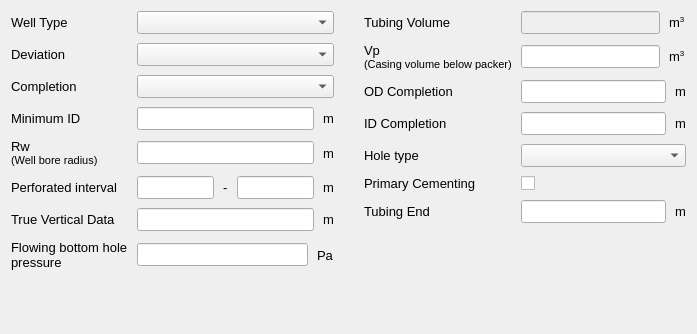
<?xml version="1.0" encoding="UTF-8"?>
<ui version="4.0">
 <class>WellDataForm</class>
 <widget class="QWidget" name="WellDataForm">
  <property name="geometry">
   <rect>
    <x>0</x>
    <y>0</y>
    <width>697</width>
    <height>334</height>
   </rect>
  </property>
  <property name="sizePolicy">
   <sizepolicy hsizetype="Preferred" vsizetype="Preferred">
    <horstretch>0</horstretch>
    <verstretch>0</verstretch>
   </sizepolicy>
  </property>
  <property name="minimumSize">
   <size>
    <width>0</width>
    <height>0</height>
   </size>
  </property>
  <property name="maximumSize">
   <size>
    <width>16777215</width>
    <height>16777215</height>
   </size>
  </property>
  <property name="font">
   <font>
    <family>MS Shell Dlg 2</family>
    <pointsize>10</pointsize>
   </font>
  </property>
  <property name="windowTitle">
   <string>Form</string>
  </property>
  <property name="locale">
   <locale language="English" country="UnitedStates"/>
  </property>
  <layout class="QGridLayout" name="gridLayout" columnstretch="1,1">
   <property name="horizontalSpacing">
    <number>30</number>
   </property>
   <property name="verticalSpacing">
    <number>9</number>
   </property>
   <item row="0" column="0">
    <layout class="QFormLayout" name="formLayout">
     <property name="horizontalSpacing">
      <number>9</number>
     </property>
     <property name="verticalSpacing">
      <number>9</number>
     </property>
     <item row="0" column="0">
      <widget class="QLabel" name="wd_well_type_label">
       <property name="text">
        <string notr="true">Well Type</string>
       </property>
      </widget>
     </item>
     <item row="0" column="1">
      <widget class="QComboBox" name="wd_well_type_combobox"/>
     </item>
     <item row="1" column="0">
      <widget class="QLabel" name="wd_deviation_label">
       <property name="font">
        <font>
         <family>MS Shell Dlg 2</family>
         <pointsize>10</pointsize>
         <weight>50</weight>
         <italic>false</italic>
         <bold>false</bold>
        </font>
       </property>
       <property name="text">
        <string notr="true">Deviation</string>
       </property>
      </widget>
     </item>
     <item row="1" column="1">
      <widget class="QComboBox" name="wd_deviation_combobox"/>
     </item>
     <item row="2" column="0">
      <widget class="QLabel" name="wd_completion_type_label">
       <property name="font">
        <font>
         <family>MS Shell Dlg 2</family>
         <pointsize>10</pointsize>
         <weight>50</weight>
         <italic>false</italic>
         <bold>false</bold>
        </font>
       </property>
       <property name="text">
        <string notr="true">Completion</string>
       </property>
      </widget>
     </item>
     <item row="2" column="1">
      <widget class="QComboBox" name="wd_completion_type_combobox"/>
     </item>
     <item row="3" column="0">
      <widget class="QLabel" name="wd_min_inside_diameter_label">
       <property name="font">
        <font>
         <family>MS Shell Dlg 2</family>
         <pointsize>10</pointsize>
         <weight>50</weight>
         <italic>false</italic>
         <bold>false</bold>
        </font>
       </property>
       <property name="text">
        <string notr="true">Minimum ID</string>
       </property>
      </widget>
     </item>
     <item row="4" column="0">
      <widget class="QLabel" name="wd_well_bore_radius_label">
       <property name="font">
        <font>
         <family>MS Shell Dlg 2</family>
         <pointsize>10</pointsize>
         <weight>50</weight>
         <italic>false</italic>
         <bold>false</bold>
        </font>
       </property>
       <property name="text">
        <string notr="true">Rw&lt;br/&gt;&lt;span style=&quot; font-size:8pt;&quot;&gt;(Well bore radius)&lt;/span&gt;</string>
       </property>
       <property name="textFormat">
        <enum>Qt::RichText</enum>
       </property>
      </widget>
     </item>
     <item row="5" column="0">
      <widget class="QLabel" name="wd_perforated_interval_label">
       <property name="font">
        <font>
         <family>MS Shell Dlg 2</family>
         <pointsize>10</pointsize>
         <weight>50</weight>
         <italic>false</italic>
         <bold>false</bold>
        </font>
       </property>
       <property name="text">
        <string notr="true">Perforated interval</string>
       </property>
      </widget>
     </item>
     <item row="5" column="1">
      <layout class="QHBoxLayout" name="horizontalLayout">
       <item>
        <widget class="QLineEdit" name="wd_perforated_interval_begin_lineedit">
         <property name="sizePolicy">
          <sizepolicy hsizetype="Expanding" vsizetype="Fixed">
           <horstretch>0</horstretch>
           <verstretch>0</verstretch>
          </sizepolicy>
         </property>
         <property name="font">
          <font>
           <family>MS Shell Dlg 2</family>
           <pointsize>10</pointsize>
           <weight>50</weight>
           <italic>false</italic>
           <bold>false</bold>
          </font>
         </property>
        </widget>
       </item>
       <item>
        <widget class="QLabel" name="perforatedIntervalDashLabel">
         <property name="text">
          <string>-</string>
         </property>
        </widget>
       </item>
       <item>
        <widget class="QLineEdit" name="wd_perforated_interval_end_lineedit">
         <property name="sizePolicy">
          <sizepolicy hsizetype="Expanding" vsizetype="Fixed">
           <horstretch>0</horstretch>
           <verstretch>0</verstretch>
          </sizepolicy>
         </property>
        </widget>
       </item>
       <item>
        <widget class="QLabel" name="wd_perforated_interval_unit_label">
         <property name="sizePolicy">
          <sizepolicy hsizetype="Fixed" vsizetype="Preferred">
           <horstretch>0</horstretch>
           <verstretch>0</verstretch>
          </sizepolicy>
         </property>
         <property name="text">
          <string>m</string>
         </property>
        </widget>
       </item>
      </layout>
     </item>
     <item row="6" column="0">
      <widget class="QLabel" name="wd_total_depth_label">
       <property name="font">
        <font>
         <family>MS Shell Dlg 2</family>
         <pointsize>10</pointsize>
         <weight>50</weight>
         <italic>false</italic>
         <bold>false</bold>
        </font>
       </property>
       <property name="text">
        <string notr="true">True Vertical Data</string>
       </property>
      </widget>
     </item>
     <item row="7" column="0">
      <widget class="QLabel" name="wd_flowing_bottom_hole_pressure_label">
       <property name="text">
        <string notr="true">Flowing bottom hole pressure</string>
       </property>
       <property name="wordWrap">
        <bool>true</bool>
       </property>
      </widget>
     </item>
     <item row="3" column="1">
      <layout class="QHBoxLayout" name="horizontalLayout_2">
       <item>
        <widget class="QLineEdit" name="wd_min_inside_diameter_lineedit">
         <property name="sizePolicy">
          <sizepolicy hsizetype="Preferred" vsizetype="Fixed">
           <horstretch>0</horstretch>
           <verstretch>0</verstretch>
          </sizepolicy>
         </property>
        </widget>
       </item>
       <item>
        <widget class="QLabel" name="wd_min_inside_diameter_unit_label">
         <property name="sizePolicy">
          <sizepolicy hsizetype="Fixed" vsizetype="Preferred">
           <horstretch>0</horstretch>
           <verstretch>0</verstretch>
          </sizepolicy>
         </property>
         <property name="text">
          <string>m</string>
         </property>
        </widget>
       </item>
      </layout>
     </item>
     <item row="4" column="1">
      <layout class="QHBoxLayout" name="horizontalLayout_3">
       <item>
        <widget class="QLineEdit" name="wd_well_bore_radius_lineedit">
         <property name="sizePolicy">
          <sizepolicy hsizetype="Preferred" vsizetype="Fixed">
           <horstretch>0</horstretch>
           <verstretch>0</verstretch>
          </sizepolicy>
         </property>
        </widget>
       </item>
       <item>
        <widget class="QLabel" name="wd_well_bore_radius_unit_label">
         <property name="sizePolicy">
          <sizepolicy hsizetype="Fixed" vsizetype="Preferred">
           <horstretch>0</horstretch>
           <verstretch>0</verstretch>
          </sizepolicy>
         </property>
         <property name="text">
          <string>m</string>
         </property>
        </widget>
       </item>
      </layout>
     </item>
     <item row="6" column="1">
      <layout class="QHBoxLayout" name="horizontalLayout_4">
       <item>
        <widget class="QLineEdit" name="wd_total_depth_lineedit">
         <property name="sizePolicy">
          <sizepolicy hsizetype="Preferred" vsizetype="Fixed">
           <horstretch>0</horstretch>
           <verstretch>0</verstretch>
          </sizepolicy>
         </property>
         <property name="font">
          <font>
           <family>MS Shell Dlg 2</family>
           <pointsize>10</pointsize>
           <weight>50</weight>
           <italic>false</italic>
           <bold>false</bold>
          </font>
         </property>
        </widget>
       </item>
       <item>
        <widget class="QLabel" name="wd_total_depth_unit_label">
         <property name="sizePolicy">
          <sizepolicy hsizetype="Fixed" vsizetype="Preferred">
           <horstretch>0</horstretch>
           <verstretch>0</verstretch>
          </sizepolicy>
         </property>
         <property name="text">
          <string>m</string>
         </property>
        </widget>
       </item>
      </layout>
     </item>
     <item row="7" column="1">
      <layout class="QHBoxLayout" name="horizontalLayout_5">
       <item>
        <widget class="QLineEdit" name="wd_flowing_bottom_hole_pressure_lineedit"/>
       </item>
       <item>
        <widget class="QLabel" name="wd_flowing_bottom_hole_pressure_unit_label">
         <property name="sizePolicy">
          <sizepolicy hsizetype="Fixed" vsizetype="Preferred">
           <horstretch>0</horstretch>
           <verstretch>0</verstretch>
          </sizepolicy>
         </property>
         <property name="text">
          <string>Pa</string>
         </property>
        </widget>
       </item>
      </layout>
     </item>
    </layout>
   </item>
   <item row="0" column="1">
    <layout class="QFormLayout" name="formLayout_2">
     <property name="horizontalSpacing">
      <number>9</number>
     </property>
     <property name="verticalSpacing">
      <number>9</number>
     </property>
     <item row="0" column="0">
      <widget class="QLabel" name="wd_tubing_volume_label">
       <property name="text">
        <string notr="true">Tubing Volume</string>
       </property>
      </widget>
     </item>
     <item row="1" column="0">
      <widget class="QLabel" name="wd_casing_volume_below_packer_label">
       <property name="font">
        <font>
         <family>MS Shell Dlg 2</family>
         <pointsize>10</pointsize>
         <weight>50</weight>
         <italic>false</italic>
         <bold>false</bold>
        </font>
       </property>
       <property name="text">
        <string notr="true">Vp&lt;br/&gt;&lt;span style=&quot; font-size:8pt;&quot;&gt;(Casing volume below packer)&lt;/span&gt;</string>
       </property>
       <property name="textFormat">
        <enum>Qt::RichText</enum>
       </property>
      </widget>
     </item>
     <item row="2" column="0">
      <widget class="QLabel" name="wd_completion_od_label">
       <property name="font">
        <font>
         <family>MS Shell Dlg 2</family>
         <pointsize>10</pointsize>
         <weight>50</weight>
         <italic>false</italic>
         <bold>false</bold>
        </font>
       </property>
       <property name="text">
        <string notr="true">OD Completion</string>
       </property>
      </widget>
     </item>
     <item row="3" column="0">
      <widget class="QLabel" name="wd_completion_id_label">
       <property name="text">
        <string notr="true">ID Completion</string>
       </property>
      </widget>
     </item>
     <item row="4" column="0">
      <widget class="QLabel" name="wd_hole_type_label">
       <property name="font">
        <font>
         <family>MS Shell Dlg 2</family>
         <pointsize>10</pointsize>
         <weight>50</weight>
         <italic>false</italic>
         <bold>false</bold>
        </font>
       </property>
       <property name="text">
        <string notr="true">Hole type</string>
       </property>
      </widget>
     </item>
     <item row="4" column="1">
      <widget class="QComboBox" name="wd_hole_type_combobox"/>
     </item>
     <item row="5" column="0">
      <widget class="QLabel" name="wd_primary_cementing_label">
       <property name="text">
        <string notr="true">Primary Cementing</string>
       </property>
      </widget>
     </item>
     <item row="6" column="0">
      <widget class="QLabel" name="wd_tubing_end_label">
       <property name="font">
        <font>
         <family>MS Shell Dlg 2</family>
         <pointsize>10</pointsize>
         <weight>50</weight>
         <italic>false</italic>
         <bold>false</bold>
        </font>
       </property>
       <property name="text">
        <string notr="true">Tubing End</string>
       </property>
      </widget>
     </item>
     <item row="5" column="1">
      <widget class="QCheckBox" name="wd_primary_cementing_checkbox">
       <property name="sizePolicy">
        <sizepolicy hsizetype="Minimum" vsizetype="Preferred">
         <horstretch>0</horstretch>
         <verstretch>0</verstretch>
        </sizepolicy>
       </property>
      </widget>
     </item>
     <item row="0" column="1">
      <layout class="QHBoxLayout" name="horizontalLayout_6">
       <item>
        <widget class="QLineEdit" name="wd_tubing_volume_lineedit">
         <property name="enabled">
          <bool>false</bool>
         </property>
         <property name="sizePolicy">
          <sizepolicy hsizetype="Preferred" vsizetype="Fixed">
           <horstretch>0</horstretch>
           <verstretch>0</verstretch>
          </sizepolicy>
         </property>
         <property name="readOnly">
          <bool>true</bool>
         </property>
        </widget>
       </item>
       <item>
        <widget class="QLabel" name="wd_tubing_volume_unit_label">
         <property name="sizePolicy">
          <sizepolicy hsizetype="Fixed" vsizetype="Preferred">
           <horstretch>0</horstretch>
           <verstretch>0</verstretch>
          </sizepolicy>
         </property>
         <property name="text">
          <string>&lt;html&gt;&lt;head/&gt;&lt;body&gt;&lt;p&gt;m&lt;span style=&quot; vertical-align:super;&quot;&gt;3&lt;/span&gt;&lt;/p&gt;&lt;/body&gt;&lt;/html&gt;</string>
         </property>
        </widget>
       </item>
      </layout>
     </item>
     <item row="1" column="1">
      <layout class="QHBoxLayout" name="horizontalLayout_7">
       <item>
        <widget class="QLineEdit" name="wd_casing_volume_below_packer_lineedit">
         <property name="sizePolicy">
          <sizepolicy hsizetype="Preferred" vsizetype="Fixed">
           <horstretch>0</horstretch>
           <verstretch>0</verstretch>
          </sizepolicy>
         </property>
        </widget>
       </item>
       <item>
        <widget class="QLabel" name="wd_casing_volume_below_packer_unit_label">
         <property name="sizePolicy">
          <sizepolicy hsizetype="Fixed" vsizetype="Preferred">
           <horstretch>0</horstretch>
           <verstretch>0</verstretch>
          </sizepolicy>
         </property>
         <property name="text">
          <string>&lt;html&gt;&lt;head/&gt;&lt;body&gt;&lt;p&gt;m&lt;span style=&quot; vertical-align:super;&quot;&gt;3&lt;/span&gt;&lt;/p&gt;&lt;/body&gt;&lt;/html&gt;</string>
         </property>
        </widget>
       </item>
      </layout>
     </item>
     <item row="2" column="1">
      <layout class="QHBoxLayout" name="horizontalLayout_8">
       <item>
        <widget class="QLineEdit" name="wd_completion_od_lineedit">
         <property name="sizePolicy">
          <sizepolicy hsizetype="Preferred" vsizetype="Fixed">
           <horstretch>0</horstretch>
           <verstretch>0</verstretch>
          </sizepolicy>
         </property>
        </widget>
       </item>
       <item>
        <widget class="QLabel" name="wd_completion_od_unit_label">
         <property name="sizePolicy">
          <sizepolicy hsizetype="Fixed" vsizetype="Preferred">
           <horstretch>0</horstretch>
           <verstretch>0</verstretch>
          </sizepolicy>
         </property>
         <property name="text">
          <string>m</string>
         </property>
        </widget>
       </item>
      </layout>
     </item>
     <item row="3" column="1">
      <layout class="QHBoxLayout" name="horizontalLayout_9">
       <item>
        <widget class="QLineEdit" name="wd_completion_id_lineedit">
         <property name="sizePolicy">
          <sizepolicy hsizetype="Preferred" vsizetype="Fixed">
           <horstretch>0</horstretch>
           <verstretch>0</verstretch>
          </sizepolicy>
         </property>
        </widget>
       </item>
       <item>
        <widget class="QLabel" name="wd_completion_id_unit_label">
         <property name="sizePolicy">
          <sizepolicy hsizetype="Fixed" vsizetype="Preferred">
           <horstretch>0</horstretch>
           <verstretch>0</verstretch>
          </sizepolicy>
         </property>
         <property name="text">
          <string>m</string>
         </property>
        </widget>
       </item>
      </layout>
     </item>
     <item row="6" column="1">
      <layout class="QHBoxLayout" name="horizontalLayout_10">
       <item>
        <widget class="QLineEdit" name="wd_tubing_end_lineedit">
         <property name="sizePolicy">
          <sizepolicy hsizetype="Preferred" vsizetype="Fixed">
           <horstretch>0</horstretch>
           <verstretch>0</verstretch>
          </sizepolicy>
         </property>
        </widget>
       </item>
       <item>
        <widget class="QLabel" name="wd_tubing_end_unit_label">
         <property name="sizePolicy">
          <sizepolicy hsizetype="Fixed" vsizetype="Preferred">
           <horstretch>0</horstretch>
           <verstretch>0</verstretch>
          </sizepolicy>
         </property>
         <property name="text">
          <string>m</string>
         </property>
        </widget>
       </item>
      </layout>
     </item>
    </layout>
   </item>
  </layout>
 </widget>
 <resources/>
 <connections>
  <connection>
   <sender>wd_min_inside_diameter_lineedit</sender>
   <signal>textEdited(QString)</signal>
   <receiver>WellDataForm</receiver>
   <slot>textEdited()</slot>
   <hints>
    <hint type="sourcelabel">
     <x>225</x>
     <y>114</y>
    </hint>
    <hint type="destinationlabel">
     <x>348</x>
     <y>166</y>
    </hint>
   </hints>
  </connection>
  <connection>
   <sender>wd_tubing_end_lineedit</sender>
   <signal>textEdited(QString)</signal>
   <receiver>WellDataForm</receiver>
   <slot>textEdited()</slot>
   <hints>
    <hint type="sourcelabel">
     <x>593</x>
     <y>214</y>
    </hint>
    <hint type="destinationlabel">
     <x>348</x>
     <y>166</y>
    </hint>
   </hints>
  </connection>
  <connection>
   <sender>wd_perforated_interval_begin_lineedit</sender>
   <signal>textEdited(QString)</signal>
   <receiver>WellDataForm</receiver>
   <slot>textEdited()</slot>
   <hints>
    <hint type="sourcelabel">
     <x>176</x>
     <y>185</y>
    </hint>
    <hint type="destinationlabel">
     <x>348</x>
     <y>166</y>
    </hint>
   </hints>
  </connection>
  <connection>
   <sender>wd_perforated_interval_end_lineedit</sender>
   <signal>textEdited(QString)</signal>
   <receiver>WellDataForm</receiver>
   <slot>textEdited()</slot>
   <hints>
    <hint type="sourcelabel">
     <x>274</x>
     <y>185</y>
    </hint>
    <hint type="destinationlabel">
     <x>348</x>
     <y>166</y>
    </hint>
   </hints>
  </connection>
 </connections>
</ui>
